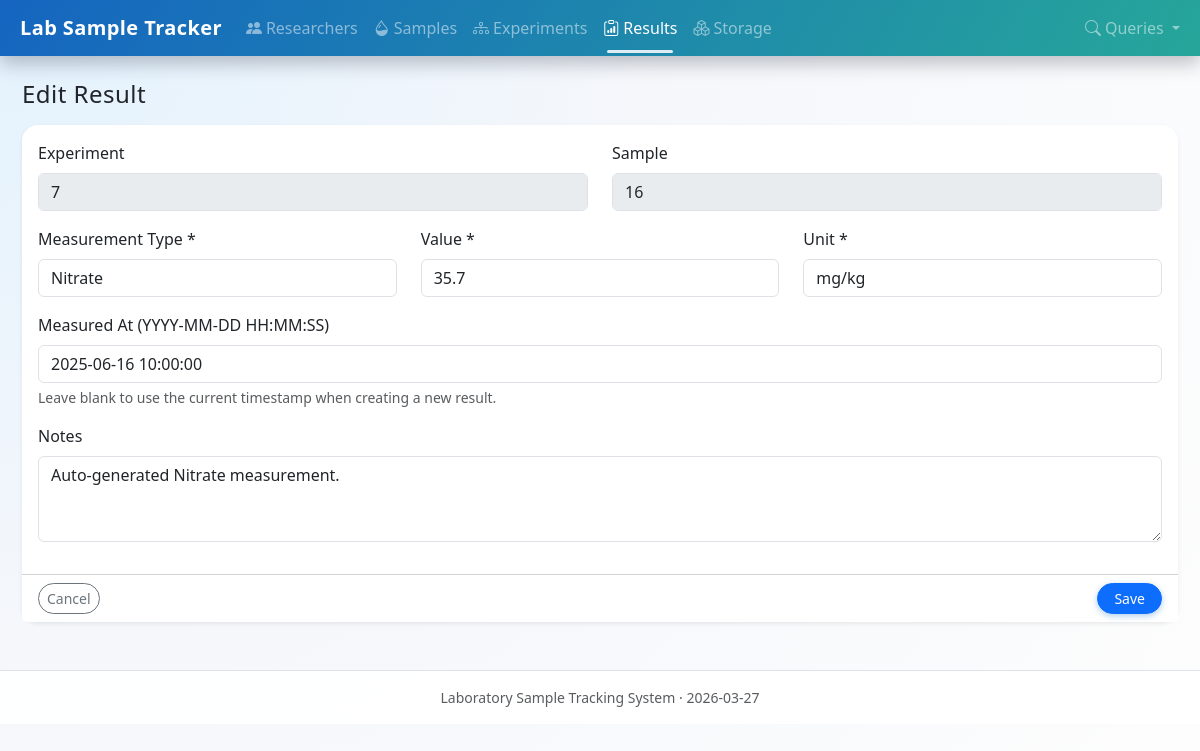
The page /results/42/edit on the database its author committed.
### tables this page shows
CREATE TABLE result (
            id                  INTEGER PRIMARY KEY AUTOINCREMENT,
            experiment_id       INTEGER NOT NULL,
            sample_id           INTEGER NOT NULL,
            measurement_type    TEXT NOT NULL,
            value               REAL NOT NULL,
            unit                TEXT NOT NULL,
            measured_at         TEXT NOT NULL,
            notes               TEXT,
            FOREIGN KEY (experiment_id) REFERENCES experiment(id) ON DELETE RESTRICT,
            FOREIGN KEY (sample_id) REFERENCES sample(id) ON DELETE RESTRICT
        );

### app.py (the view, shortened to what this page needs)
@app.route("/results/<int:result_id>/edit", methods=["GET", "POST"])
def edit_result(result_id: int):
    conn = get_connection()
    cur = conn.cursor()
    cur.execute("SELECT * FROM result WHERE id = ?;", (result_id,))
    result = cur.fetchone()
    if not result:
        conn.close()
        flash("Result not found.", "warning")
        return redirect(url_for("list_results"))
    experiments = _load_experiments()
    samples = _load_samples()
    conn.close()
    return render_template("results/form.html", result=result, experiments=experiments, samples=samples)

### app.py (called while the page is built)
@app.context_processor
def inject_now() -> Dict[str, Any]:
    return {"now": datetime.now()}

def _load_samples() -> List[Any]:
    conn = get_connection()
    cur = conn.cursor()
    cur.execute("SELECT * FROM sample ORDER BY sample_code;")
    samples = cur.fetchall()
    conn.close()
    return samples

def _load_experiments() -> List[Any]:
    conn = get_connection()
    cur = conn.cursor()
    cur.execute("SELECT * FROM experiment ORDER BY start_date DESC;")
    experiments = cur.fetchall()
    conn.close()
    return experiments

### db.py (called while the page is built)
def get_connection():
    conn = sqlite3.connect(DB_PATH)
    conn.row_factory = sqlite3.Row
    conn.execute("PRAGMA foreign_keys = ON;")
    return conn

### templates/results/form.html
{% extends "base.html" %}
{% block content %}
<h2 class="h4 mb-3">
  {% if result %}Edit Result{% else %}Add Result{% endif %}
</h2>
<form method="post" class="card border-0 shadow-sm">
  <div class="card-body">
    {% if not result %}
      <div class="row">
        <div class="col-md-6 mb-3">
          <label class="form-label">Experiment *</label>
          <select name="experiment_id" class="form-select" required>
            <option value="">-- select experiment --</option>
            {% for e in experiments %}
              <option value="{{ e.id }}">{{ e.title }}</option>
            {% endfor %}
          </select>
        </div>
        <div class="col-md-6 mb-3">
          <label class="form-label">Sample *</label>
          <select name="sample_id" class="form-select" required>
            <option value="">-- select sample --</option>
            {% for s in samples %}
              <option value="{{ s.id }}">{{ s.sample_code }} ({{ s.sample_type }})</option>
            {% endfor %}
          </select>
        </div>
      </div>
    {% else %}
      <div class="row">
        <div class="col-md-6 mb-3">
          <label class="form-label">Experiment</label>
          <input type="text" class="form-control" value="{{ result.experiment_id }}" disabled>
        </div>
        <div class="col-md-6 mb-3">
          <label class="form-label">Sample</label>
          <input type="text" class="form-control" value="{{ result.sample_id }}" disabled>
        </div>
      </div>
    {% endif %}
    <div class="row">
      <div class="col-md-4 mb-3">
        <label class="form-label">Measurement Type *</label>
        <input type="text" name="measurement_type" class="form-control"
               value="{{ result.measurement_type if result else '' }}" required>
      </div>
      <div class="col-md-4 mb-3">
        <label class="form-label">Value *</label>
        <input type="number" step="0.0001" name="value" class="form-control"
               value="{{ result.value if result else '' }}" required>
      </div>
      <div class="col-md-4 mb-3">
        <label class="form-label">Unit *</label>
        <input type="text" name="unit" class="form-control"
               value="{{ result.unit if result else '' }}" required>
      </div>
    </div>
    <div class="mb-3">
      <label class="form-label">Measured At (YYYY-MM-DD HH:MM:SS)</label>
      <input type="text" name="measured_at" class="form-control"
             value="{{ result.measured_at if result else '' }}">
      <div class="form-text">
        Leave blank to use the current timestamp when creating a new result.
      </div>
    </div>
    <div class="mb-3">
      <label class="form-label">Notes</label>
      <textarea name="notes" class="form-control" rows="3">{{ result.notes if result else '' }}</textarea>
    </div>
  </div>
  <div class="card-footer bg-white d-flex justify-content-between">
    <a href="{{ url_for('list_results') }}" class="btn btn-outline-secondary btn-sm">Cancel</a>
    <button type="submit" class="btn btn-primary btn-sm">Save</button>
  </div>
</form>
{% endblock %}

### static/style.css (style rules this page uses)
body { font-family: system-ui, -apple-system, BlinkMacSystemFont, "Segoe UI", sans-serif; background: radial-gradient(circle at top left, #e3f2fd 0, #f5f7fb 45%, #fdfdfd 100%); min-height: 100vh; }
h1, h2, h3, .navbar-brand { letter-spacing: 0.02em; }
.card { border-radius: 1rem; transition: transform 0.12s ease, box-shadow 0.12s ease; }
.btn-primary { border-radius: 999px; padding-inline: 1rem; box-shadow: 0 2px 6px rgba(25, 118, 210, 0.35); transition: transform 0.1s ease, box-shadow 0.1s ease; }
.btn-outline-secondary, .btn-outline-danger { border-radius: 999px; }

### rows shown on the page
result: experiment_id "7", sample_id "16", measurement_type "Nitrate", value "35.7", unit "mg/kg", measured_at "2025-06-16 10:00:00", notes "Auto-generated Nitrate measurement."
